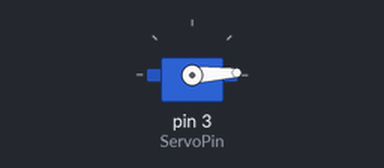
Recording of a sketch running on a simulated Arduino Uno, built with avr-gcc and run on an emulated ATmega328P. On the bench: servo.

Above: at 0.05 s.
At 0.85 s:
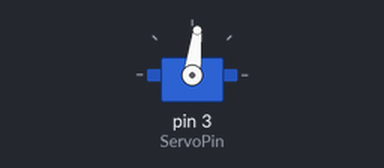
At 1.65 s:
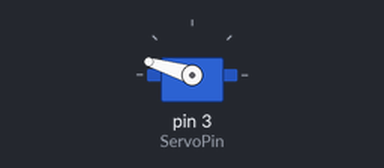
At 3.3 s:
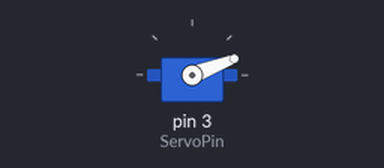
Timing chart, 0 to 8.1 s (numbered marks = the images above):
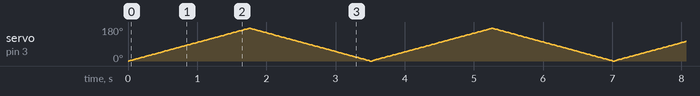

The sketch:

07-Servo.ino
```cpp
/**
 * In this example we will drive a servo with the arduino servo library!
 *
 * We will modify the code to take servo angles from a serial connection!
 */

#include <Servo.h>

Servo servo;
const int ServoPin = 3;
const int BaudRate = 9600;
const int ServoDelay = 10;
const int MaxServoAngle = 174;

void setup() {
  Serial.begin(BaudRate);
  servo.attach(ServoPin);
  servo.write(0);
}

void loop() {
  for ( int i = 0; i < MaxServoAngle; ++i ){
    servo.write(i);
    delay( ServoDelay );
  }
  for( int i = MaxServoAngle - 1; i >= 0; --i ){
    servo.write(i);
    delay(ServoDelay);
  }
}
```
